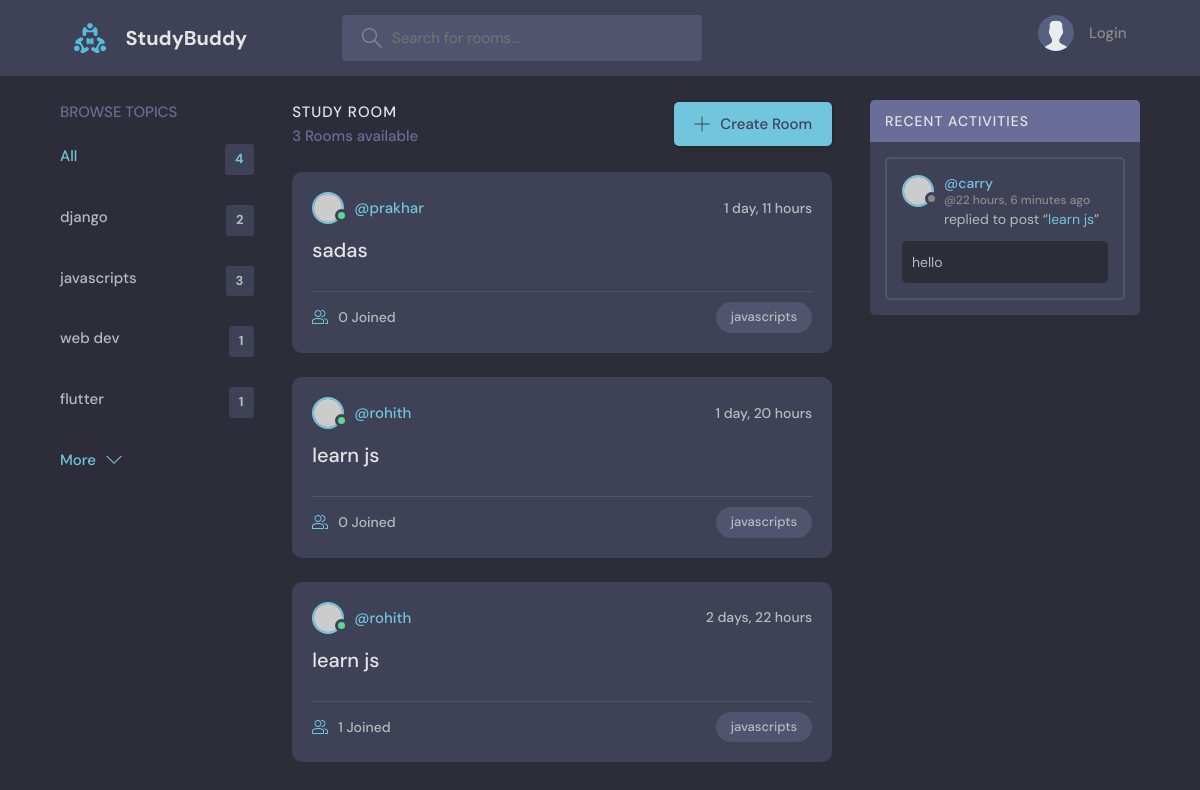
Page /?q=javascripts on the committed database.
### base/models.py (models this page shows, shortened)
class Topic(models.Model):
    name = models.CharField(max_length = 200)

class Room(models.Model):
    host = models.ForeignKey(User,on_delete = models.SET_NULL,null = True)
    topic = models.ForeignKey(Topic,on_delete = models.SET_NULL,null = True)
    name = models.CharField(max_length = 200)
    description = models.TextField(null = True,blank =True)
    participants = models.ManyToManyField(User,related_name = 'participants',blank = True)
    updated = models.DateTimeField(auto_now = True)
    created = models.DateTimeField(auto_now_add=True)
    class Meta:
        ordering = ['-updated','-created']
    def __str__(self):
        return self.name

class  Message(models.Model):
    user = models.ForeignKey(User,on_delete=models.CASCADE)
    room = models.ForeignKey(Room,on_delete = models.CASCADE)
    body = models.TextField()
    updated = models.DateTimeField(auto_now = True)
    created = models.DateTimeField(auto_now_add=True)
    class Meta:
        ordering = ['-updated','-created']

### base/views.py (the view)
# urls.py: path('',views.home,name="home"),
def home(request):
    q = request.GET.get('q') if request.GET.get('q') != None else ''
    rooms = Room.objects.filter(
        Q(topic__name__icontains = q) |
        Q(name__icontains = q) |
        Q(description__icontains =q)
        )
    topics = Topic.objects.all()
    rooms_count = rooms.count()
    room_messages = Message.objects.filter(Q(room__topic__name__icontains=q))
    context = {'rooms':rooms,'topics': topics,'rooms_count':rooms_count,'room_messages':room_messages}
    return render(request,'base/home.html',context)

### base/templates/base/home.html (shortened to what this page needs)
{%extends 'main.html' %}
{%block content%}
    <main class="layout layout--3">
      <div class="container">
        {%include 'base/topics_components.html'%}
        <div class="roomList">
          <div class="roomList__header">
            <div>
              <h2>Study Room</h2>
              <p>{{rooms_count}} Rooms available</p>
            </div>
            <a class="btn btn--main" href="{%url 'create-room'%}">
              <svg version="1.1" xmlns="http://www.w3.org/2000/svg" width="32" height="32" viewBox="0 0 32 32">
                <title>add</title>
                <path
                  d="M16.943 0.943h-1.885v14.115h-14.115v1.885h14.115v14.115h1.885v-14.115h14.115v-1.885h-14.115v-14.115z"
                ></path>
              </svg>
              Create Room
            </a>
          </div>
          {%include 'base/feed_components.html' %}
        </div>
        {%include 'base/activity_component.html'%}
      </div>
    </main>
{%endblock%}

### base/templates/base/topics_components.html
<div class="topics">
    <div class="topics__header">
      <h2>Browse Topics</h2>
    </div>
    <ul class="topics__list">
      <li>
        <a href="{%url 'home'%}" class="active">All <span>{{topics.count}}</span></a>
      </li>
      {%for topic in topics%}
      <li>
        <a href="{% url 'home'%}?q={{topic.name}}">{{topic.name}} <span>{{topic.room_set.all.count}}</span></a>
      </li>
      {%endfor%}
    </ul>
    <a class="btn btn--link" href="topics.html">
      More
      <svg version="1.1" xmlns="http://www.w3.org/2000/svg" width="32" height="32" viewBox="0 0 32 32">
        <title>chevron-down</title>
        <path d="M16 21l-13-13h-3l16 16 16-16h-3l-13 13z"></path>
      </svg>
    </a>
  </div>

### base/templates/base/feed_components.html (shortened to what this page needs)
{%for room in rooms%}
<div class="roomListRoom">
    <div class="roomListRoom__header">
      <a href="{% url 'user-profile' room.host.id %}" class="roomListRoom__author">
        <div class="avatar avatar--small active">
          <img src="https://randomuser.me/api/portraits/men/11.jpg" />
        </div>
        <span>@{{room.host.username}}</span>
      </a>
      <div class="roomListRoom__actions">
        <span>{{room.created|timesince}}</span>
      </div>
    </div>
    <div class="roomListRoom__content">
      <a href="{% url 'room' room.id %}">{{room.name}}</a>
    </div>
    <div class="roomListRoom__meta">
      <a class="roomListRoom__joined" href = "{% url 'room' room.id %}">
        {{room.participants.all.count}} Joined
      </a>
      <p class="roomListRoom__topic">{{room.topic.name}}</p>
    </div>
  </div>
{% endfor %}

### base/templates/base/activity_component.html (shortened to what this page needs)
<div class="activities">
    <div class="activities__header">
      <h2>Recent Activities</h2>
    </div>
    {%for message in room_messages%}
    <div class="activities__box">
      <div class="activities__boxHeader roomListRoom__header">
        <a href="{% url 'user-profile' message.user.id %}" class="roomListRoom__author">
          <div class="avatar avatar--small">
            <img src="https://randomuser.me/api/portraits/women/11.jpg" />
          </div>
          <p>
            @{{message.user}}
            <span>@{{message.created|timesince}} ago</span>
          </p>
        </a>
      </div>
      <div class="activities__boxContent">
        <p>replied to post “<a href="{%url 'room' message.room.id %}">{{message.room}}</a>”</p>
        <div class="activities__boxRoomContent">
          {{message.body}}
        </div>
      </div>
    </div>
    {%endfor%}
  </div>

### rows in the picture
Topic: name "django", room_set.all.count "2"
Topic: name "javascripts", room_set.all.count "3"
Topic: name "web dev", room_set.all.count "1"
Topic: name "flutter", room_set.all.count "1"
Room: host.username "prakhar", created "1 day, 11 hours", name "sadas", participants.all.count "0", topic.name "javascripts"
Room: host.username "rohith", created "1 day, 20 hours", name "learn js", participants.all.count "0", topic.name "javascripts"
Room: host.username "rohith", created "2 days, 22 hours", name "learn js", participants.all.count "1", topic.name "javascripts"
Message: user "carry", created "22 hours, 6 minutes", room "learn js", body "hello"

### other values in the picture
{{ topics.count }} "4"
{{ rooms_count }} "3"
